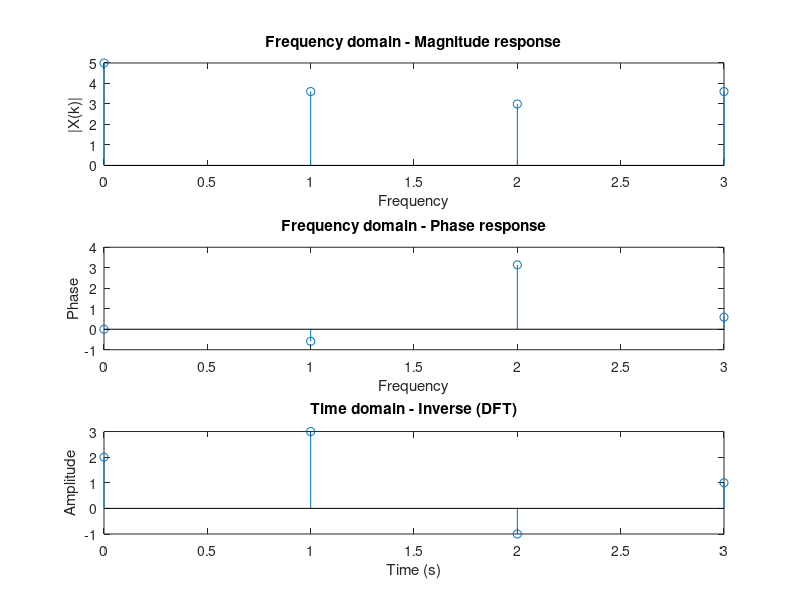

Write the MATLAB code that produced this figure.
X = [5, 3-2j, -3, 3+2j]; 
N = length(X);
x = zeros(N,1); 

for n = 0:N-1
    for k = 0:N-1
        x(n+1) = x(n+1) + (1/N) * X(k+1) * exp(i * 2 * pi * k * n / N);
    end
end
t = 0:N-1;
subplot(311);
stem(t,abs(X));
xlabel('Frequency');
ylabel('|X(k)|');
title('Frequency domain - Magnitude response');

subplot(312);
stem(t,angle(X));
xlabel('Frequency');
ylabel('Phase');
title('Frequency domain - Phase response');

subplot(313);
stem(t,real(x)); 
xlabel('Time (s)');
ylabel('Amplitude');
title('Time domain - Inverse (DFT)');
